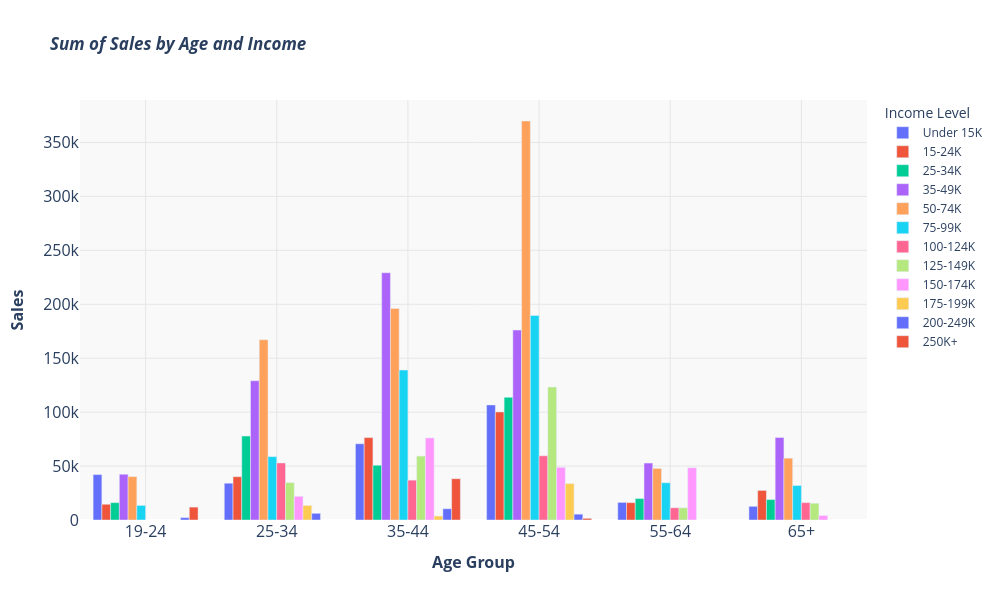

Notebook code cell kept with this figure:
### Markdown cell above
<hr style= "height:1px; background-color:black;">

### Code cell
fig = px.bar(SbAI,
             x="AGE_DESC",
             y="SALES_VALUE",
             color="INCOME_DESC",
             barmode="group",
             category_orders={"AGE_DESC": age_order,"INCOME_DESC": income_order},
             labels=dict(AGE_DESC="<b>Age Group</b>", SALES_VALUE="<b>Sales</b>"),
             title="<b><i>Sum of Sales by Age and Income</b></i>",)

fig.update_layout(plot_bgcolor="#fafafa",
                  xaxis_title_font=dict(size=16),
                  yaxis_title_font=dict(size=16),
                  xaxis=dict(tickfont=dict(size=16)),
                  yaxis=dict(tickfont=dict(size=16)),
                  legend_title_text="Income Level",
                  width=1000,
                  height=600)

fig.update_layout(xaxis=dict(showgrid=True, gridcolor="#e6e6e6"),
                  yaxis=dict(showgrid=True, gridcolor="#e6e6e6"),
                  plot_bgcolor="#f9f9f9")

fig.show()
fig.write_image("Sales by Age and Icome Brackets.png",
                width=1200, 
                height=800, 
                scale=2) #Exporting the graph on .png file with code

### Figure 1 — Plotly figure (JSON) as saved in the notebook; plotly's stock layout.template omitted (floating-point values rounded to 4 significant figures)
{"data": [{"alignmentgroup": "True", "hovertemplate": "INCOME_DESC=Under 15K<br><b>Age Group</b>=%{x}<br><b>Sales</b>=%{y}<extra></extra>", "legendgroup": "Under 15K", "marker": {"color": "#636efa", "pattern": {"shape": ""}}, "name": "Under 15K", "offsetgroup": "Under 15K", "orientation": "v", "showlegend": true, "textposition": "auto", "type": "bar", "x": ["19-24", "25-34", "35-44", "45-54", "55-64", "65+"], "xaxis": "x", "y": [42080.0, 34090.0, 70660.0, 106700.0, 16280.0, 12680.0], "yaxis": "y"}, {"alignmentgroup": "True", "hovertemplate": "INCOME_DESC=15-24K<br><b>Age Group</b>=%{x}<br><b>Sales</b>=%{y}<extra></extra>", "legendgroup": "15-24K", "marker": {"color": "#EF553B", "pattern": {"shape": ""}}, "name": "15-24K", "offsetgroup": "15-24K", "orientation": "v", "showlegend": true, "textposition": "auto", "type": "bar", "x": ["19-24", "25-34", "35-44", "45-54", "55-64", "65+"], "xaxis": "x", "y": [14580.0, 40120.0, 76400.0, 100100.0, 16100.0, 27410.0], "yaxis": "y"}, {"alignmentgroup": "True", "hovertemplate": "INCOME_DESC=25-34K<br><b>Age Group</b>=%{x}<br><b>Sales</b>=%{y}<extra></extra>", "legendgroup": "25-34K", "marker": {"color": "#00cc96", "pattern": {"shape": ""}}, "name": "25-34K", "offsetgroup": "25-34K", "orientation": "v", "showlegend": true, "textposition": "auto", "type": "bar", "x": ["19-24", "25-34", "35-44", "45-54", "55-64", "65+"], "xaxis": "x", "y": [16080.0, 77830.0, 50740.0, 113700.0, 19890.0, 18940.0], "yaxis": "y"}, {"alignmentgroup": "True", "hovertemplate": "INCOME_DESC=35-49K<br><b>Age Group</b>=%{x}<br><b>Sales</b>=%{y}<extra></extra>", "legendgroup": "35-49K", "marker": {"color": "#ab63fa", "pattern": {"shape": ""}}, "name": "35-49K", "offsetgroup": "35-49K", "orientation": "v", "showlegend": true, "textposition": "auto", "type": "bar", "x": ["19-24", "25-34", "35-44", "45-54", "55-64", "65+"], "xaxis": "x", "y": [42380.0, 129100.0, 229200.0, 176100.0, 52800.0, 76460.0], "yaxis": "y"}, {"alignmentgroup": "True", "hovertemplate": "INCOME_DESC=50-74K<br><b>Age Group</b>=%{x}<br><b>Sales</b>=%{y}<extra></extra>", "legendgroup": "50-74K", "marker": {"color": "#FFA15A", "pattern": {"shape": ""}}, "name": "50-74K", "offsetgroup": "50-74K", "orientation": "v", "showlegend": true, "textposition": "auto", "type": "bar", "x": ["19-24", "25-34", "35-44", "45-54", "55-64", "65+"], "xaxis": "x", "y": [40220.0, 167100.0, 196100.0, 369900.0, 47820.0, 57290.0], "yaxis": "y"}, {"alignmentgroup": "True", "hovertemplate": "INCOME_DESC=75-99K<br><b>Age Group</b>=%{x}<br><b>Sales</b>=%{y}<extra></extra>", "legendgroup": "75-99K", "marker": {"color": "#19d3f3", "pattern": {"shape": ""}}, "name": "75-99K", "offsetgroup": "75-99K", "orientation": "v", "showlegend": true, "textposition": "auto", "type": "bar", "x": ["19-24", "25-34", "35-44", "45-54", "55-64", "65+"], "xaxis": "x", "y": [13510.0, 58750.0, 139000.0, 189600.0, 34530.0, 31940.0], "yaxis": "y"}, {"alignmentgroup": "True", "hovertemplate": "INCOME_DESC=100-124K<br><b>Age Group</b>=%{x}<br><b>Sales</b>=%{y}<extra></extra>", "legendgroup": "100-124K", "marker": {"color": "#FF6692", "pattern": {"shape": ""}}, "name": "100-124K", "offsetgroup": "100-124K", "orientation": "v", "showlegend": true, "textposition": "auto", "type": "bar", "x": ["25-34", "35-44", "45-54", "55-64", "65+"], "xaxis": "x", "y": [52860.0, 36930.0, 59510.0, 11310.0, 16100.0], "yaxis": "y"}, {"alignmentgroup": "True", "hovertemplate": "INCOME_DESC=125-149K<br><b>Age Group</b>=%{x}<br><b>Sales</b>=%{y}<extra></extra>", "legendgroup": "125-149K", "marker": {"color": "#B6E880", "pattern": {"shape": ""}}, "name": "125-149K", "offsetgroup": "125-149K", "orientation": "v", "showlegend": true, "textposition": "auto", "type": "bar", "x": ["25-34", "35-44", "45-54", "55-64", "65+"], "xaxis": "x", "y": [34600.0, 59230.0, 123200.0, 11290.0, 15530.0], "yaxis": "y"}, {"alignmentgroup": "True", "hovertemplate": "INCOME_DESC=150-174K<br><b>Age Group</b>=%{x}<br><b>Sales</b>=%{y}<extra></extra>", "legendgroup": "150-174K", "marker": {"color": "#FF97FF", "pattern": {"shape": ""}}, "name": "150-174K", "offsetgroup": "150-174K", "orientation": "v", "showlegend": true, "textposition": "auto", "type": "bar", "x": ["25-34", "35-44", "45-54", "55-64", "65+"], "xaxis": "x", "y": [21920.0, 76070.0, 48830.0, 48430.0, 4108.0], "yaxis": "y"}, {"alignmentgroup": "True", "hovertemplate": "INCOME_DESC=175-199K<br><b>Age Group</b>=%{x}<br><b>Sales</b>=%{y}<extra></extra>", "legendgroup": "175-199K", "marker": {"color": "#FECB52", "pattern": {"shape": ""}}, "name": "175-199K", "offsetgroup": "175-199K", "orientation": "v", "showlegend": true, "textposition": "auto", "type": "bar", "x": ["25-34", "35-44", "45-54"], "xaxis": "x", "y": [13500.0, 3667.0, 33810.0], "yaxis": "y"}, {"alignmentgroup": "True", "hovertemplate": "INCOME_DESC=200-249K<br><b>Age Group</b>=%{x}<br><b>Sales</b>=%{y}<extra></extra>", "legendgroup": "200-249K", "marker": {"color": "#636efa", "pattern": {"shape": ""}}, "name": "200-249K", "offsetgroup": "200-249K", "orientation": "v", "showlegend": true, "textposition": "auto", "type": "bar", "x": ["19-24", "25-34", "35-44", "45-54"], "xaxis": "x", "y": [2206.0, 6191.0, 10440.0, 5400.0], "yaxis": "y"}, {"alignmentgroup": "True", "hovertemplate": "INCOME_DESC=250K+<br><b>Age Group</b>=%{x}<br><b>Sales</b>=%{y}<extra></extra>", "legendgroup": "250K+", "marker": {"color": "#EF553B", "pattern": {"shape": ""}}, "name": "250K+", "offsetgroup": "250K+", "orientation": "v", "showlegend": true, "textposition": "auto", "type": "bar", "x": ["19-24", "35-44", "45-54"], "xaxis": "x", "y": [11940.0, 38250.0, 1524.0], "yaxis": "y"}], "layout": {"barmode": "group", "height": 600, "legend": {"title": {"text": "Income Level"}, "tracegroupgap": 0}, "plot_bgcolor": "#f9f9f9", "title": {"text": "<b><i>Sum of Sales by Age and Income</b></i>"}, "width": 1000, "xaxis": {"anchor": "y", "categoryarray": ["19-24", "25-34", "35-44", "45-54", "55-64", "65+"], "categoryorder": "array", "domain": [0, 1], "gridcolor": "#e6e6e6", "showgrid": true, "tickfont": {"size": 16}, "title": {"font": {"size": 16}, "text": "<b>Age Group</b>"}}, "yaxis": {"anchor": "x", "domain": [0, 1], "gridcolor": "#e6e6e6", "showgrid": true, "tickfont": {"size": 16}, "title": {"font": {"size": 16}, "text": "<b>Sales</b>"}}}}
